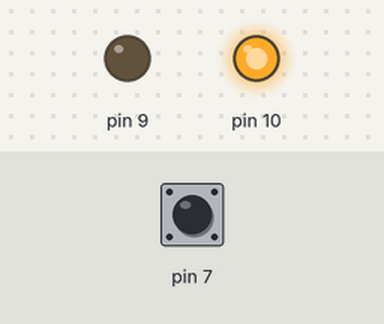
The sketch below on a simulated Arduino Uno, built with avr-gcc and run on an emulated ATmega328P. Shown: output pins drawn as LEDs (lit = HIGH). The test bench sets the inputs (shaded band); at power-on: pin 7 HIGH.

Above: at 1.2 s.
1.3 s: pin 7 pulled LOW for 0.15 s
At 1.37 s:
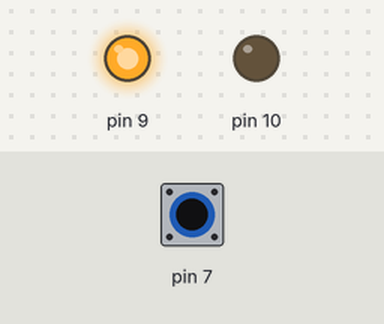
2.9 s: pin 7 pulled LOW for 3.2 s
At 7.1 s:
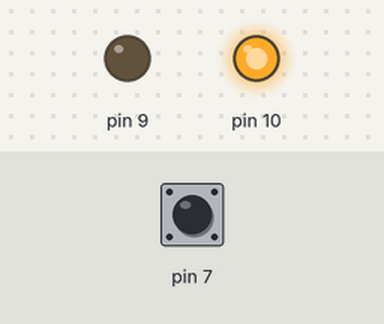
Timing chart, 0 to 8.6 s (numbered marks = the images above; inputs shaded):
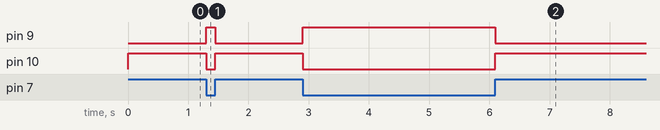

Measured:
- after the input at 1.3 s, pin 9: LOW → HIGH at once, → LOW 0.15 s later; pin 10: HIGH → LOW at once, → HIGH 0.15 s later
- after the input at 2.9 s, pin 9: LOW → HIGH at once, → LOW 3.2 s later; pin 10: HIGH → LOW at once, → HIGH 3.2 s later

The sketch:

Digitals_Port_PullUp.ino
```cpp
// Preparação do Arduino, este código irá rodar uma única vez
void setup()
{
  // Colocamos o pino 7 do Arduino como OUTPUT (saída)
  pinMode(10, OUTPUT);
  pinMode(9, OUTPUT);

  pinMode(7, INPUT_PULLUP);

}

// Este código é chamado automáticamente pelo Arduino, ficará em
// loop até que seu Arduino seja desligado
void loop()
{

  int estadoBotao;

  estadoBotao = digitalRead(7);
  // Ativamos o pino 7 (colocando 5v nele)
  digitalWrite(9, !estadoBotao);
  digitalWrite(10, estadoBotao);


}
```
